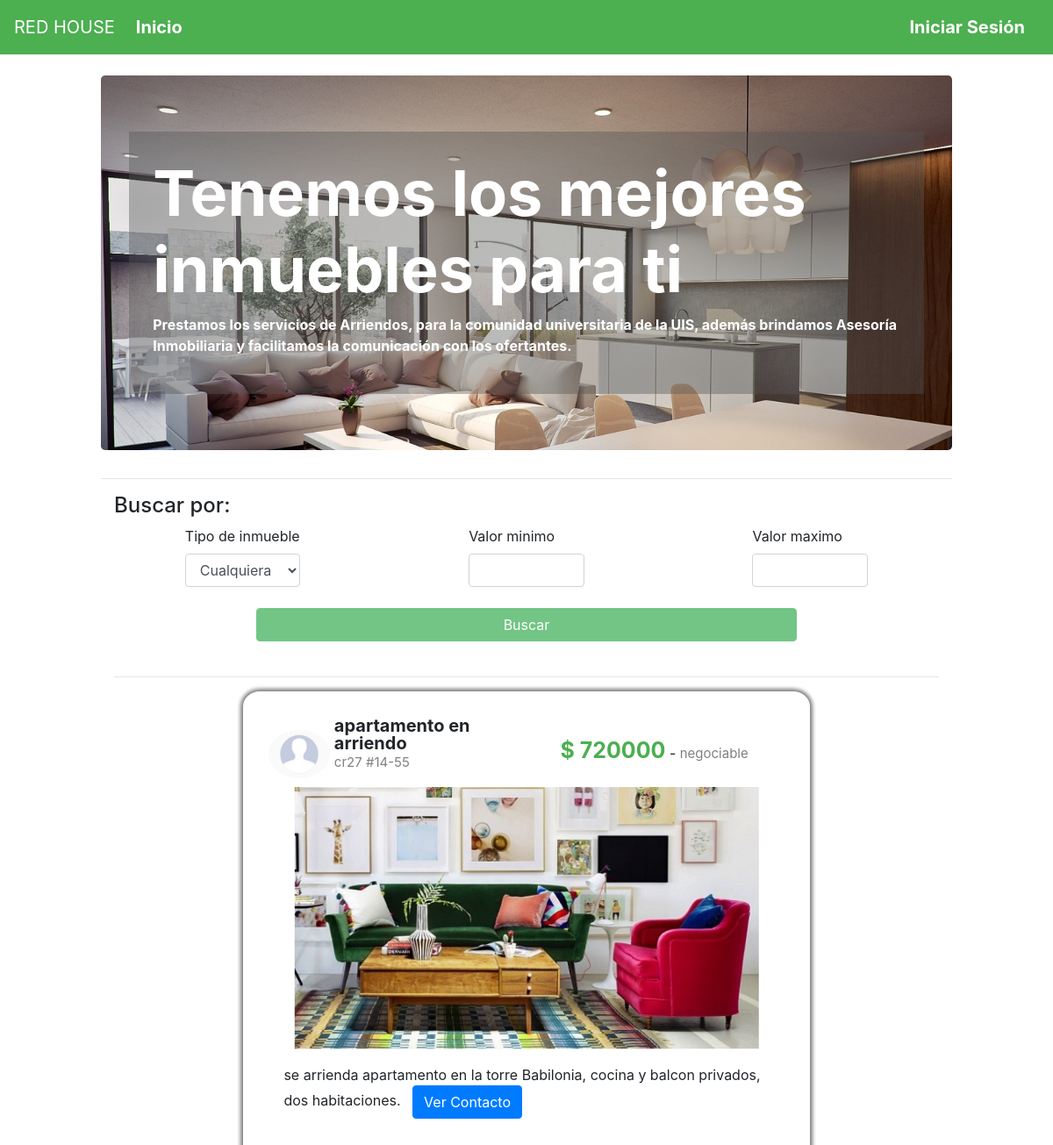
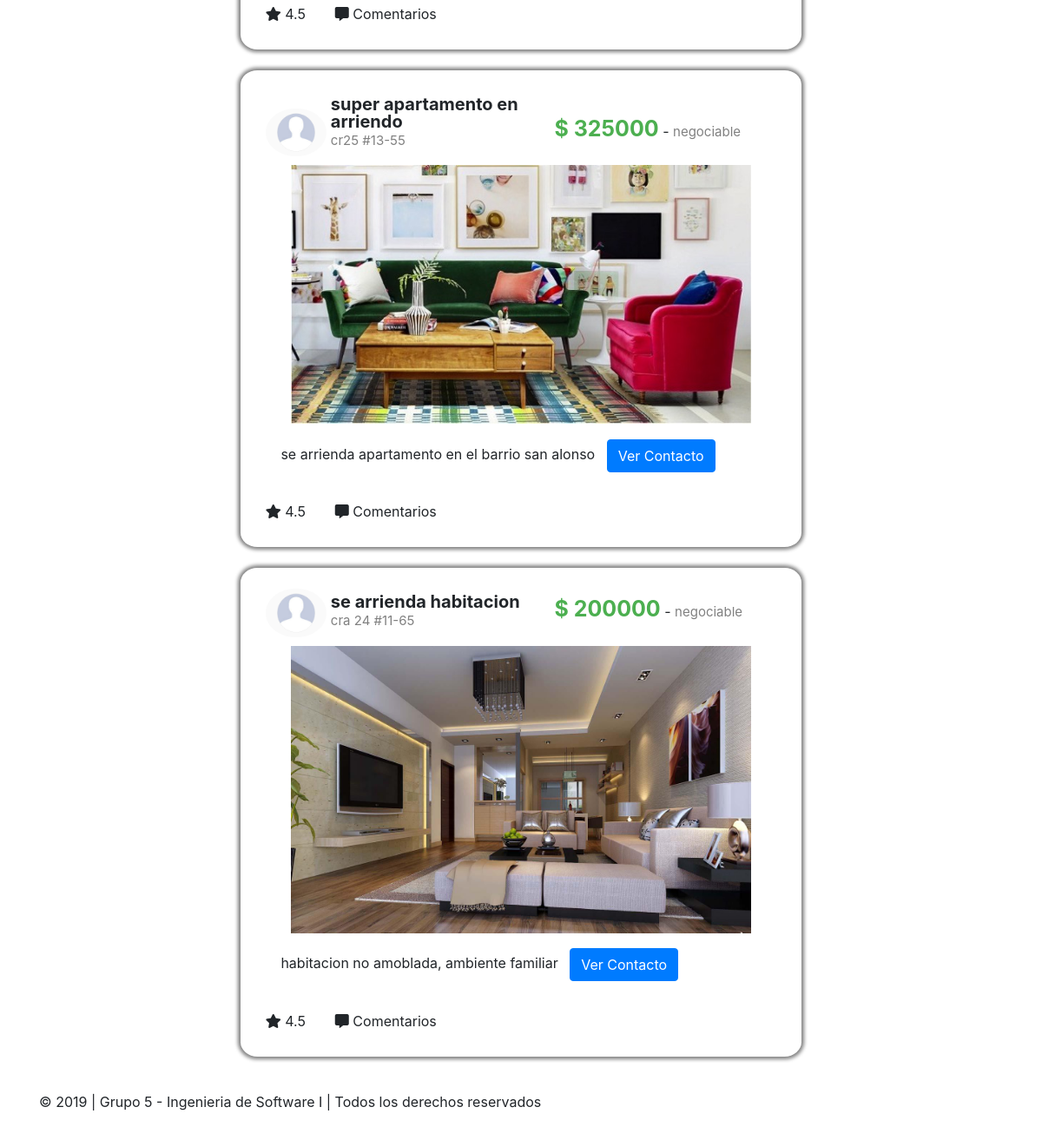
The page / on the database its author committed (2 pictures, top to bottom).
### tables this page shows
CREATE TABLE `publicacion` (
  `idPublicacion` int(11) NOT NULL,
  `nombre` varchar(30) DEFAULT NULL,
  `ubicacion` varchar(20) DEFAULT NULL,
  `precio` int(11) DEFAULT NULL,
  `descripcion` varchar(150) DEFAULT NULL,
  `fechaPublicada` datetime DEFAULT NULL,
  `estado` char(1) DEFAULT NULL,
  `negociable` char(16) DEFAULT NULL,
  `tipoInmueble` varchar(20) DEFAULT NULL,
  `urlImagen` varchar(100) DEFAULT NULL,
  `idCliente` varchar(20) DEFAULT NULL
);

### index.php (the view, shortened to what this page needs)
<!DOCTYPE html>
<html lang="en">
<head>
    <?php
    include("funciones.php");
    $conexion = conectar();
    if (isset($_SESSION['identificacion']) || isset($_SESSION['contrasena'])){
        $sql = "select * from publicacion";
    }else{
        $sql = "select * from publicacion limit 3";
    }
    $r = mysqli_query($conexion, $sql);
    ?>
    <link rel="stylesheet" href="https://stackpath.bootstrapcdn.com/bootstrap/4.3.1/css/bootstrap.min.css"
>
    <link rel="stylesheet" href="estilo.css">
    <link rel="stylesheet" href="https://use.fontawesome.com/releases/v5.8.1/css/all.css">
</head>
<body>
    <?PHP
    if (!isset($_SESSION['identificacion']) || !isset($_SESSION['contrasena'])){
        $sesion = FALSE;
    }else{
        encabezadoCliente();
        $sesion = TRUE;
    }
    ?>
    <div class="container-fluid">
        <div class="row">
            <div class="col-md-1"></div>
            <div class="col-md-10 fondo">
                <br>
                <div class="jumbotron banner col-md-12">
                    <div class="e" class="container">
                        <h1 class="display-3 texto-banner">Tenemos los mejores inmuebles para ti</h1>
                        <p class="texto-banner">Prestamos los servicios de Arriendos, para la comunidad universitaria de
                            la UIS, además brindamos Asesoría Inmobiliaria y facilitamos la comunicación con los ofertantes. </p>
                    </div>
                </div>
                <hr>
                <div class="container">
                    <h4 class="row col-md-8 fondo"> Buscar por:</h4>
                    <div class="row">
                        <div class="col-md-1"></div>
                        <div class="col-md-2">
                            <label> Tipo de inmueble </label>
                            <select id="tipo" class="form-control">
                                <option>Cualquiera</option>
                            </select>
                        </div>
                        <div class="col-md-2"></div>
                        <div class="col-md-2">
                            <label> Valor minimo </label>
                            <input id="val_min" type="number" name="val_min" class="form-control">
                        </div>
                        <div class="col-md-2"></div>
                        <div class="col-md-2">
                            <label> Valor maximo</label>
                            <input id="val_max" type="number" name="val_max" class="form-control">
                        </div>
                        <div class="col-md-1"></div>
                    </div>
                    <br>
                    <div class="row">
                        <div class="col-md-2"></div>
                        <div class="col-md-8">
                        <?PHP
                            if($sesion == TRUE) echo'<div class="btn btn-success botonDetalles btn-block" role="button" id="buscar">Buscar</div>';
                            else echo'<div class="btn btn-success botonDetalles btn-block disabled" role="button" id="no_buscar">Buscar</div>';
                        ?>
                        </div>
                        <div class="col-md-2"></div>
                    </div>
                    <br>
                    <hr>
                    <div id="lista_publicaciones">
                        <?PHP
                        while ($publicacion = mysqli_fetch_array($r)) {
                            ?>
                        <div class="row">
                            <div class="col-md-2"></div>
                            <div class="col-md-8 contenidoPublicacion">
                                <div class="divImagenPerfil">
                                    <img src="imagenes/im_perfil.png" alt="foto de perfil"
                                        style="width: 100%; border-radius: 50%;">
                                </div>
                                <div class="encabezadoPublicacion">
                                    <span class="tituloPublicacion">
                                        <?PHP echo $publicacion['nombre']; ?></span></br>
                                    <span class="subtituloPublicacion">
                                        <?PHP echo $publicacion['ubicacion']; ?></span></br>
                                </div>
                                <div class="divPrecio">
                                    <span class="tituloPublicacion" style="color:#4CAF50;font-size:25px;">$
                                        <?PHP echo $publicacion['precio']; ?></span> - <span
                                        class="subtituloPublicacion">
                                        <?PHP
                                            echo $publicacion['negociable']; ?>
                                    </span>
                                </div>
                                <div class="imagenPublicacion">
                                    <img <?PHP echo 'src=' . $publicacion['urlImagen']; ?> alt="Publicacion"
                                    style="width: 100%">
                                </div>
                                <div class="descripcionPublicacion">
                                    <p>
                                        <?PHP echo $publicacion['descripcion']; ?> &nbsp <button
                                            onclick="ver_perfil_cliente(this)" data-toggle="modal" data-target="#myModal" type="button" class="btn btn-primary"
                                            style="padding-top:1%;">Ver Contacto</button></p>
                                </div>
                                <div class="botonesPublicacion">
                                    <span class="botonPublicacion"><i class="fas fa-star"></i> 4.5</span>
                                    <span><i class="fas fa-comment-alt"></i> Comentarios</span>
                                </div>
                            </div>
                            <div class="col-md-2">
                            </div>
                        </div>
                        <br>
                        <?PHP
                        }
                        ?>
                    </div>
                </div>
            </div>
            <div class="col-md-1"></div>
        </div>
    </div>
    <footer class="footer mt-auto py-3 fondo">
        <div class="container">
            <p>&copy; 2019 | Grupo 5 - Ingenieria de Software I | Todos los derechos reservados</p>
        </div>
    </footer>
</body>
</html>

### estilo.css (style rules this page uses)
.banner { background-image:url('imagenes/banner2.jpg'); background-size: cover; }
.texto-banner { font-weight: bold; }
.e { background: rgba(83, 83, 83, 0.4); padding: 3%; color: white }
.contenidoPublicacion { padding: 3%; border-radius: 3%; box-shadow: 0 0 4px 3px grey; }
.divImagenPerfil { display: inline-block; width: 12%; position: relative; bottom: 10px; border-radius: 50%; }
.encabezadoPublicacion { display: inline-block; line-height: 20px; width: 40%; }
.divPrecio { width: 43%; display: inline-block; position: relative; bottom: 10px; padding-left:3%; }
.tituloPublicacion { display: inline-block; font-size: 20px; font-weight: bold; }
.subtituloPublicacion { display: inline-block; font-size: 15px; color: gray; }
.imagenPublicacion { width: 90%; margin-left:auto; margin-right:auto; }
.botonPublicacion { padding-right: 5%; }
.descripcionPublicacion { padding: 3%; margin-left: auto; margin-right: auto; }
.fondo { background: white; }
body { background:none; }

### rows shown on the page
publicacion: nombre "apartamento en arriendo", ubicacion "cr27 #14-55", precio "720000", negociable "negociable", urlImagen (picture), descripcion "se arrienda apartamento en la torre Babilonia, cocina y balcon privados, dos habitaciones."
publicacion: nombre "super apartamento en arriendo", ubicacion "cr25 #13-55", precio "325000", negociable "negociable", urlImagen (picture), descripcion "se arrienda apartamento en el barrio san alonso"
publicacion: nombre "se arrienda habitacion", ubicacion "cra 24 #11-65", precio "200000", negociable "negociable", urlImagen (picture), descripcion "habitacion no amoblada, ambiente familiar"
